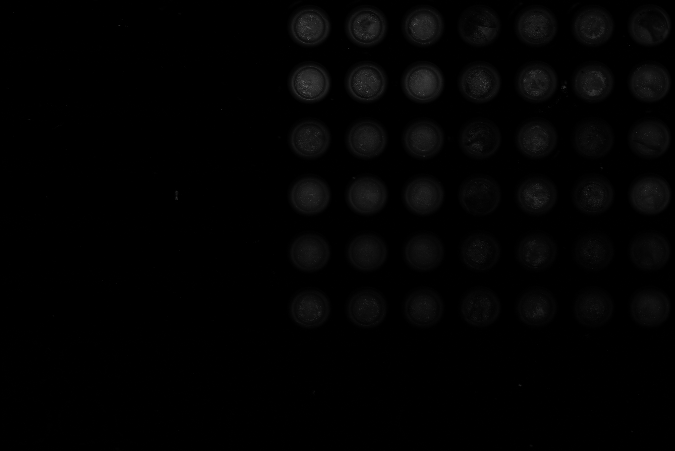
//> input picture Circledetection/20250109-02.png, 1350 x 901 px (shown at 1/2 size)
$ ./image   (built with g++ and OpenCV 4)
//> lines starting //> are read from the running program, lines starting //| are printed output that depends on the picture; after the words box and inside, x2 and y2 are one past the last pixel; in counts of white or black regions, pixels touching at a corner belong together
#include <opencv2/opencv.hpp>
#include <iostream>

using namespace cv;
using namespace std;

const int BLOCK_ROWS = 8;
const int BLOCK_COLS = 10;
const int FILTER_SIZE = 7;
const int MIN_CONTOUR_AREA = 400;

void processBlock(Mat& input, Mat& output, Rect blockRect) {
    Mat block = input(blockRect);

    Mat enhancedBlock;
    equalizeHist(block, enhancedBlock);

    Mat filteredBlock;
    medianBlur(enhancedBlock, filteredBlock, FILTER_SIZE);

    filteredBlock.copyTo(output(blockRect));
}

void detectContoursCenters(const Mat& img, Mat& resultImg) {
    vector<vector<Point>> contours;
    vector<Vec4i> hierarchy;

    findContours(img, contours, hierarchy, RETR_EXTERNAL, CHAIN_APPROX_SIMPLE);

    int n = 0;
    for (size_t i = 0; i < contours.size(); ++i) {

        if (contourArea(contours[i]) > MIN_CONTOUR_AREA) {
            Moments m = moments(contours[i]);
            Point center(cvRound(m.m10 / m.m00), cvRound(m.m01 / m.m00));

            cout << "轮廓 " << n + 1 << ": " << endl;
            cout << "中心坐标: (" << center.x << ", " << center.y << ")" << endl;
            cout << "-------------------------" << endl;

            circle(resultImg, center, 5, Scalar(0, 255, 0), -1);
            n++;
        }
    }
}

int main() {

    Mat img = imread("20250109-02.png");
//> img is the input picture: 901 rows x 1350 cols, CV_8UC3; min 0, max 251, mean 2.6
    if (img.empty()) {
        cerr << "图片加载失败！" << endl;
        return -1;
    }

    imshow("原始图像", img);

    Mat grayImg;
    if (img.channels() == 3) {
        cvtColor(img, grayImg, COLOR_BGR2GRAY);
    } else {
        grayImg = img.clone();
    }

    int height = grayImg.rows;
//> height = 901
    int width = grayImg.cols;
//> width = 1350

    int blockHeight = height / BLOCK_ROWS;
//> blockHeight = 112
    int blockWidth = width / BLOCK_COLS;
//> blockWidth = 135

    Mat enhancedImg = Mat::zeros(grayImg.size(), grayImg.type());
    Mat binaryImg = Mat::zeros(grayImg.size(), CV_8U);

    for (int row = 0; row < BLOCK_ROWS; ++row) {
        for (int col = 0; col < BLOCK_COLS; ++col) {
            int startRow = row * blockHeight;
            int endRow = min((row + 1) * blockHeight, height);
            int startCol = col * blockWidth;
            int endCol = min((col + 1) * blockWidth, width);

            Rect blockRect(startCol, startRow, endCol - startCol, endRow - startRow);
            processBlock(grayImg, enhancedImg, blockRect);
        }
    }
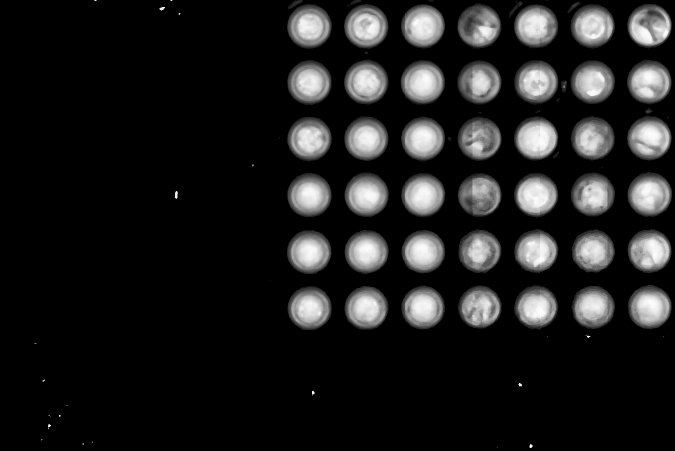
//> enhancedImg: 901 rows x 1350 cols, CV_8UC1 (shown at 1/2 size); min 0, max 253, mean 30.1
    threshold(enhancedImg, binaryImg, 80, 255, THRESH_BINARY);
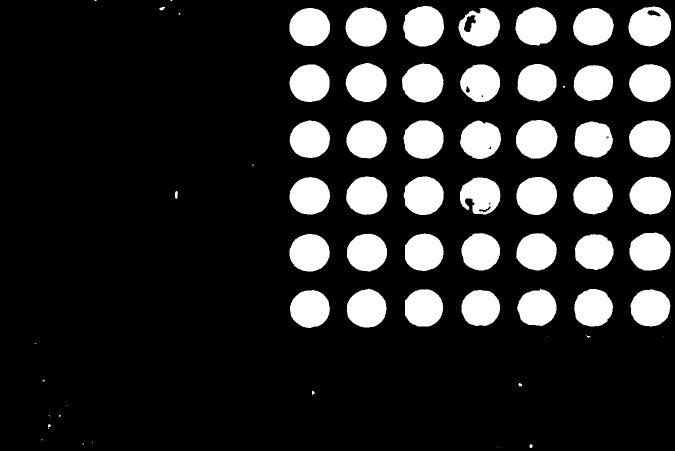
//> binaryImg: 901 rows x 1350 cols, CV_8UC1 (shown at 1/2 size); 16.4% white; 68 white regions (20 under 20 px), largest, box (x1, y1, x2, y2) and area: (806, 12, 888, 93) 5242, (1257, 13, 1343, 93) 5134, (691, 15, 774, 93) 5029

    Mat dilatedImg;
    Mat se = getStructuringElement(MORPH_ELLIPSE, Size(5, 5));
    dilate(binaryImg, dilatedImg, se);
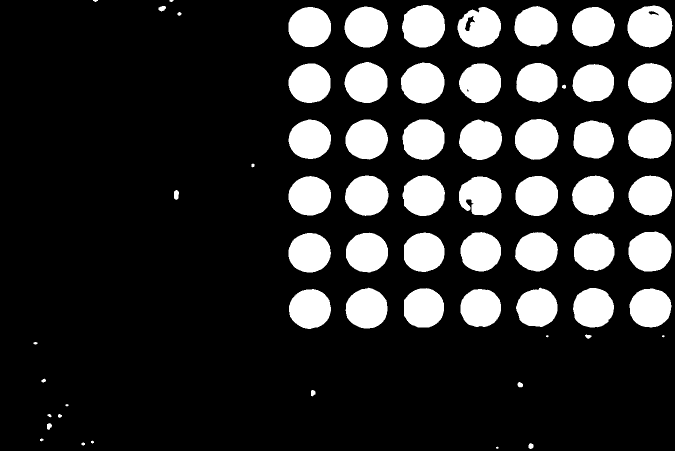
//> dilatedImg: 901 rows x 1350 cols, CV_8UC1 (shown at 1/2 size); 18.3% white; 65 white regions (3 under 20 px), largest, box (x1, y1, x2, y2) and area: (804, 10, 890, 95) 5790, (1255, 11, 1345, 95) 5789, (689, 13, 776, 95) 5563

    Mat closedImg;
    morphologyEx(dilatedImg, closedImg, MORPH_CLOSE, se);
//> closedImg: 901 rows x 1350 cols, CV_8UC1; 18.3% white; 65 white regions (3 under 20 px), largest, box (x1, y1, x2, y2) and area: (1255, 11, 1345, 95) 5819, (804, 10, 890, 95) 5790, (689, 13, 776, 95) 5563

    Mat openedImg;
    morphologyEx(closedImg, openedImg, MORPH_OPEN, se);

    Mat edgeImg;
    Canny(openedImg, edgeImg, 50, 150);
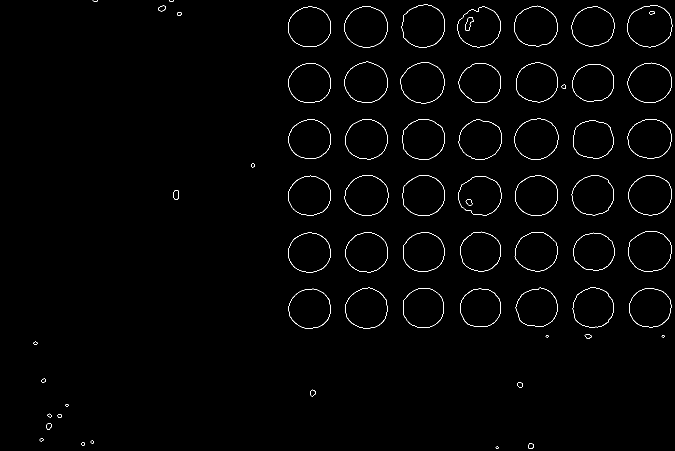
//> edgeImg: 901 rows x 1350 cols, CV_8UC1 (shown at 1/2 size); 0.97% white in thin lines or dots
    imshow("Canny 边缘检测结果", edgeImg);

    Mat resultImg = img.clone();

    detectContoursCenters(edgeImg, resultImg);
//> in detectContoursCenters, `findContours(img, contours, hierarchy, RETR_EXTERNAL, CHAIN_APPROX_SIM..`: contours = 65 contours, 6 with area under 20; largest, box (x1, y1, x2, y2) and area: (1254, 10, 1345, 95) 5888, (803, 9, 890, 95) 5806, (688, 12, 776, 95) 5572, (1029, 237, 1117, 320) 5566, (801, 124, 889, 207) 5554
//> the loop in detectContoursCenters, `for (size_t i = 0; i < contours.size(); ++i)` made 65 passes
//> center on passes 17 to 28: Point(961, 615), Point(619, 617), Point(1300, 615), Point(847, 615), Point(1186, 615), Point(1074, 615), Point(733, 617), Point(1188, 503), Point(733, 504), Point(619, 505), Point(1073, 503), Point(847, 504)
//| 轮廓 1:
//| 中心坐标: (961, 615)
//| -------------------------
//| 轮廓 2:
//> (the first 4 of 24 printed lines)
//> (output is shown up to pass 24 of 65)
//> after the loop in detectContoursCenters, `for (size_t i = 0; i < contours.size(); ++i)`:
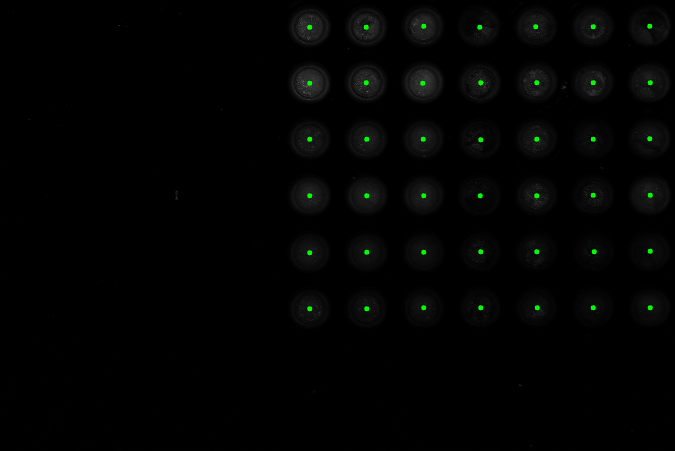
//> resultImg: 901 rows x 1350 cols, CV_8UC3 (shown at 1/2 size); 0.28% of pixels changed, all inside (x1, y1, x2, y2) = (614, 47, 1306, 623)
//> after the loop in detectContoursCenters, `for (size_t i = 0; i < contours.size(); ++i)`: n = 42

    imshow("检测到的轮廓中心", resultImg);

    waitKey(0);
    return 0;
}

$ run again, with Circledetection/20250109-01.png copied over Circledetection/20250109-02.png
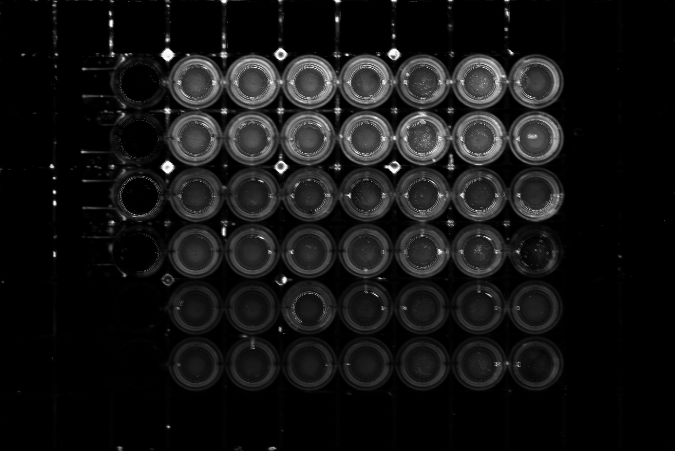
//> input picture Circledetection/20250109-01.png, 1350 x 901 px (shown at 1/2 size)
//> img is the input picture: 901 rows x 1350 cols, CV_8UC3; min 0, max 252, mean 19.8
//> `threshold(enhancedImg, binaryImg, 80, 255, THRESH_BINARY);`:
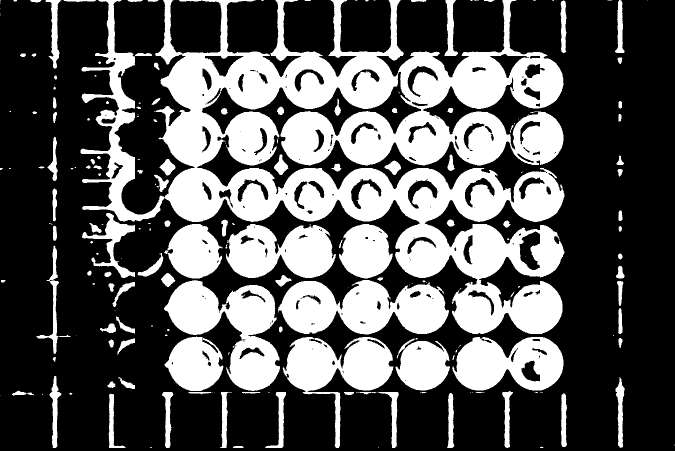
//> binaryImg: 901 rows x 1350 cols, CV_8UC1 (shown at 1/2 size); 34.7% white; 213 white regions (95 under 20 px), largest, box (x1, y1, x2, y2) and area: (161, 0, 1129, 668) 248366, (556, 560, 898, 669) 25619, (328, 560, 560, 782) 24755
//> dilatedImg: 901 rows x 1350 cols, CV_8UC1; 41.2% white; 133 white regions (7 under 20 px), largest, box (x1, y1, x2, y2) and area: (89, 0, 1131, 791) 401825, (563, 672, 1129, 898) 52006, (71, 489, 143, 710) 3090
//> closedImg: 901 rows x 1350 cols, CV_8UC1; 41.7% white; 108 white regions (6 under 20 px), largest, box (x1, y1, x2, y2) and area: (58, 0, 1131, 898) 464794, (71, 489, 143, 725) 3221, (97, 750, 125, 898) 2117
//> openedImg: 901 rows x 1350 cols, CV_8UC1; 41.7% white; 118 white regions (6 under 20 px), largest, box (x1, y1, x2, y2) and area: (87, 0, 1131, 898) 461125, (71, 489, 143, 710) 3112, (97, 750, 125, 898) 2117
//> edgeImg: 901 rows x 1350 cols, CV_8UC1; 2.5% white in thin lines or dots
//> contours = 185 contours, 39 with area under 20; largest, box (x1, y1, x2, y2) and area: (232, 111, 378, 427) 23423, (228, 399, 380, 544) 9978, (402, 517, 608, 613) 7238, (742, 629, 948, 714) 6266, (968, 288, 1078, 376) 3606
//> the loop in detectContoursCenters, `for (size_t i = 0; i < contours.size(); ++i)` made 185 passes
//> center on passes 8, 9, 10, 12, 14, 15, 16, 17: Point(224, 847), Point(1127, 841), Point(901, 842), Point(559, 842), Point(448, 837), Point(335, 835), Point(1014, 835), Point(44, 787)
//> (printed output is left out)
//> after the loop in detectContoursCenters, `for (size_t i = 0; i < contours.size(); ++i)`:
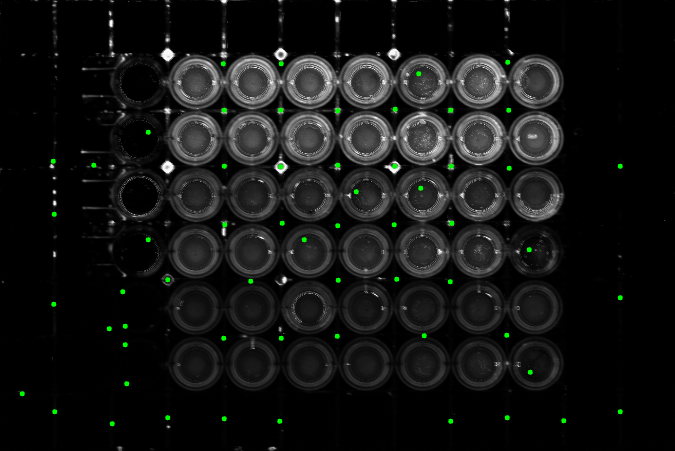
//> resultImg: 901 rows x 1350 cols, CV_8UC3 (shown at 1/2 size); 0.39% of pixels changed, all inside (x1, y1, x2, y2) = (39, 119, 1246, 853)
//> after the loop in detectContoursCenters, `for (size_t i = 0; i < contours.size(); ++i)`: n = 59

$ run again, with Circledetection/20250110-01.png copied over Circledetection/20250109-02.png
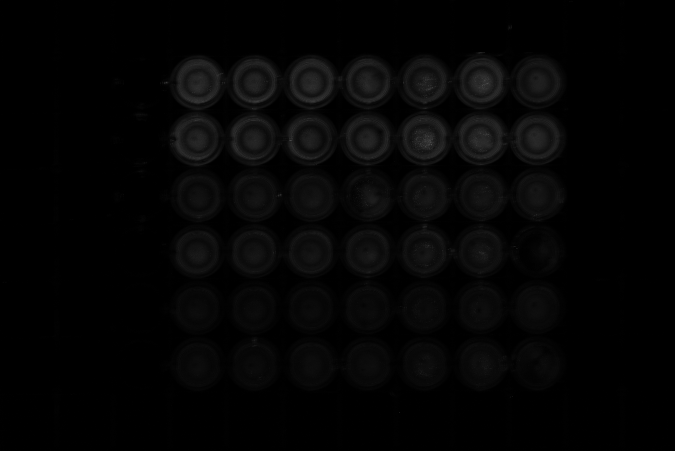
//> input picture Circledetection/20250110-01.png, 1350 x 901 px (shown at 1/2 size)
//> img is the input picture: 901 rows x 1350 cols, CV_8UC3; min 0, max 168, mean 4.6
//> `threshold(enhancedImg, binaryImg, 80, 255, THRESH_BINARY);`:
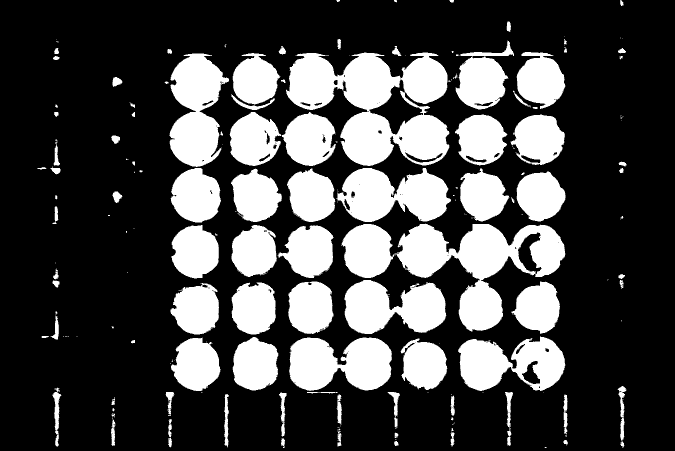
//> binaryImg: 901 rows x 1350 cols, CV_8UC1 (shown at 1/2 size); 28% white; 248 white regions (141 under 20 px), largest, box (x1, y1, x2, y2) and area: (572, 105, 902, 332) 42052, (683, 447, 1131, 663) 38688, (339, 107, 458, 334) 17574
//> dilatedImg: 901 rows x 1350 cols, CV_8UC1; 32.1% white; 94 white regions (3 under 20 px), largest, box (x1, y1, x2, y2) and area: (457, 79, 1133, 670) 171013, (337, 105, 460, 447) 28381, (576, 673, 786, 895) 19740
//> closedImg: 901 rows x 1350 cols, CV_8UC1; 32.4% white; 67 white regions, largest, box (x1, y1, x2, y2) and area: (327, 79, 1133, 895) 296851, (914, 561, 1133, 787) 25128, (338, 564, 443, 787) 16811
//> openedImg: 901 rows x 1350 cols, CV_8UC1; 32.4% white; 77 white regions (2 under 20 px), largest, box (x1, y1, x2, y2) and area: (337, 79, 1133, 895) 279246, (914, 561, 1133, 787) 25128, (338, 564, 443, 787) 16807
//> edgeImg: 901 rows x 1350 cols, CV_8UC1; 1.6% white in thin lines or dots, all inside (x1, y1, x2, y2) = (72, 0, 1255, 898)
//> contours = 75 contours, 9 with area under 20; largest, box (x1, y1, x2, y2) and area: (336, 79, 1133, 895) 332480, (913, 560, 1133, 787) 25729, (337, 563, 443, 787) 16836, (460, 562, 559, 783) 16562, (1023, 101, 1133, 220) 9424
//> the loop in detectContoursCenters, `for (size_t i = 0; i < contours.size(); ++i)` made 75 passes
//> center on passes 5, 7, 8, 9, 10, 11, 12, 13: Point(226, 856), Point(1130, 830), Point(905, 816), Point(452, 841), Point(565, 836), Point(1017, 832), Point(790, 813), Point(339, 803)
//> (printed output is left out)
//> after the loop in detectContoursCenters, `for (size_t i = 0; i < contours.size(); ++i)`:
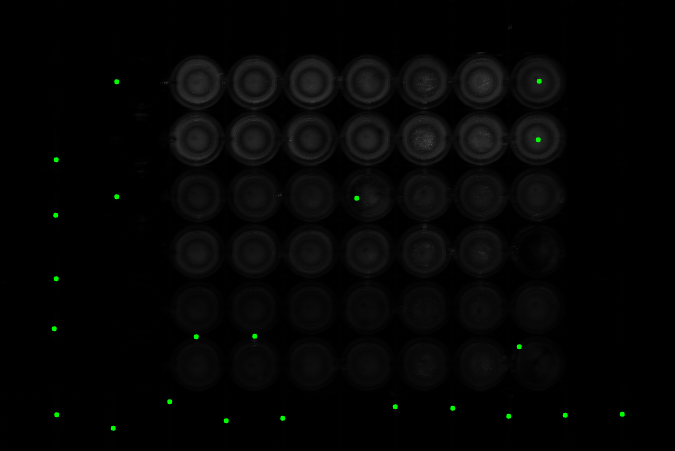
//> resultImg: 901 rows x 1350 cols, CV_8UC3 (shown at 1/2 size); 0.15% of pixels changed, all inside (x1, y1, x2, y2) = (103, 157, 1250, 862)
//> after the loop in detectContoursCenters, `for (size_t i = 0; i < contours.size(); ++i)`: n = 22

$ run again, with Circledetection/20250110-02.png copied over Circledetection/20250109-02.png
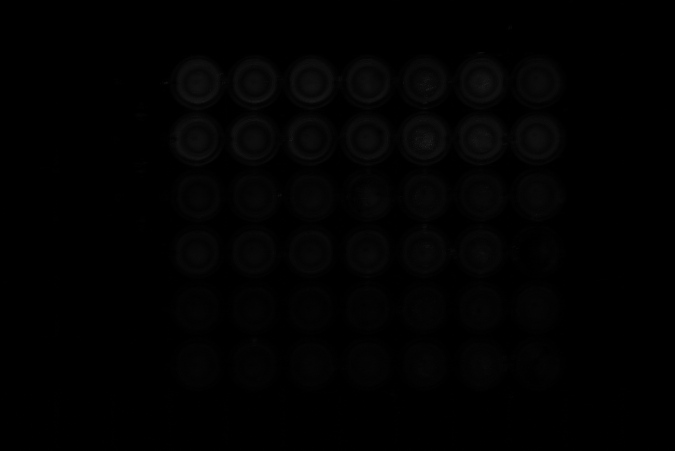
//> input picture Circledetection/20250110-02.png, 1350 x 901 px (shown at 1/2 size)
//> img is the input picture: 901 rows x 1350 cols, CV_8UC3; min 0, max 64, mean 1.6
//> `threshold(enhancedImg, binaryImg, 80, 255, THRESH_BINARY);`:
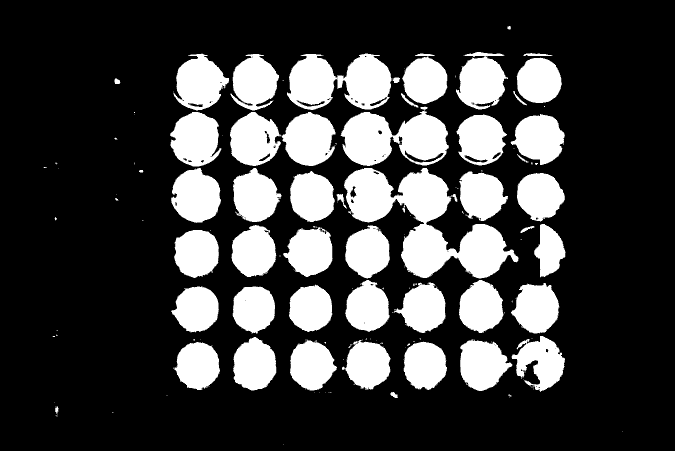
//> binaryImg: 901 rows x 1350 cols, CV_8UC1 (shown at 1/2 size); 24.9% white; 182 white regions (129 under 20 px), largest, box (x1, y1, x2, y2) and area: (688, 336, 1037, 557) 31780, (681, 213, 898, 332) 16173, (574, 107, 783, 220) 16006
//> dilatedImg: 901 rows x 1350 cols, CV_8UC1; 28.1% white; 68 white regions (9 under 20 px), largest, box (x1, y1, x2, y2) and area: (458, 105, 1039, 668) 122732, (338, 105, 460, 448) 27072, (688, 449, 782, 666) 15015
//> closedImg: 901 rows x 1350 cols, CV_8UC1; 28.3% white; 41 white regions (4 under 20 px), largest, box (x1, y1, x2, y2) and area: (338, 105, 1039, 668) 205060, (918, 564, 1132, 786) 24418, (463, 571, 555, 783) 14567
//> openedImg: 901 rows x 1350 cols, CV_8UC1; 28.3% white; 43 white regions (5 under 20 px), largest, box (x1, y1, x2, y2) and area: (338, 105, 1039, 668) 205057, (918, 564, 1132, 786) 24410, (1032, 344, 1133, 557) 12225
//> edgeImg: 901 rows x 1350 cols, CV_8UC1; 1.2% white in thin lines or dots, all inside (x1, y1, x2, y2) = (84, 49, 1248, 891)
//> contours = 43 contours, 6 with area under 20; largest, box (x1, y1, x2, y2) and area: (337, 104, 1039, 668) 216868, (917, 563, 1132, 786) 25054, (1031, 343, 1133, 557) 12287, (908, 101, 1018, 221) 9390, (1018, 226, 1132, 332) 8746
//> the loop in detectContoursCenters, `for (size_t i = 0; i < contours.size(); ++i)` made 43 passes
//> center on passes 10, 11, 12, 13, 14, 17, 18, 19: Point(623, 730), Point(734, 727), Point(395, 730), Point(848, 729), Point(508, 729), Point(507, 617), Point(393, 618), Point(621, 616)
//> (printed output is left out)
//> after the loop in detectContoursCenters, `for (size_t i = 0; i < contours.size(); ++i)`:
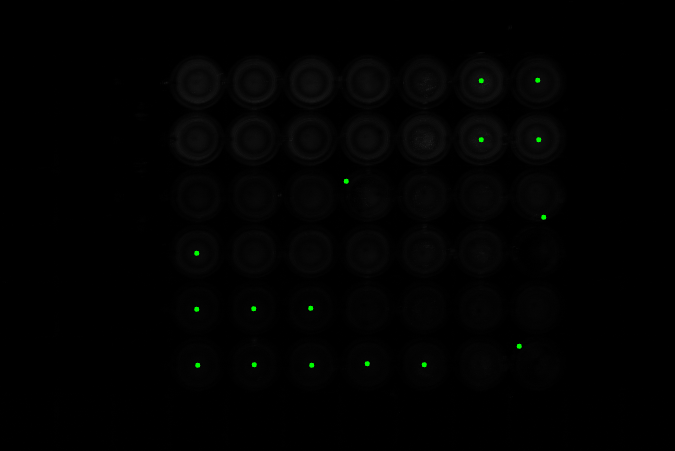
//> resultImg: 901 rows x 1350 cols, CV_8UC3 (shown at 1/2 size); 0.11% of pixels changed, all inside (x1, y1, x2, y2) = (388, 155, 1093, 736)
//> after the loop in detectContoursCenters, `for (size_t i = 0; i < contours.size(); ++i)`: n = 16
